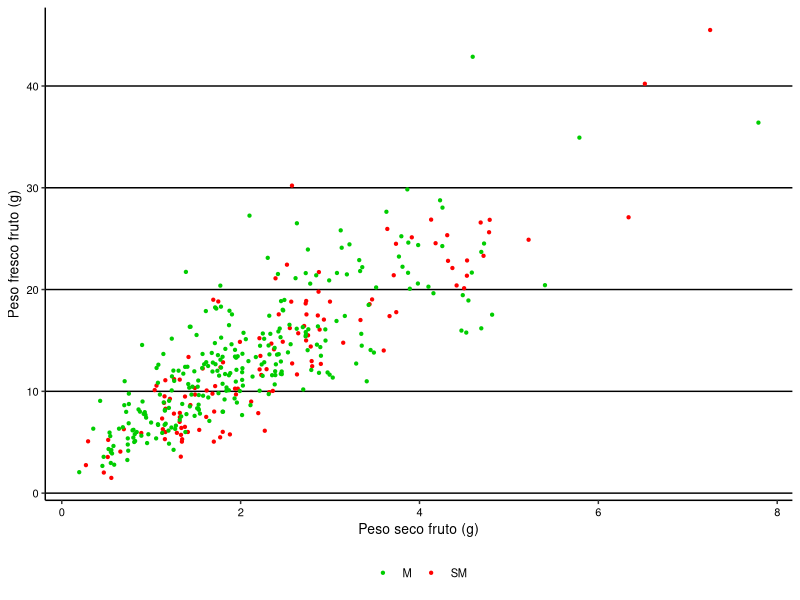

Write the R code that produced this figure.
## ---- chunk 1
knitr::opts_chunk$set(warning = FALSE, message = FALSE, echo = FALSE)

# Cargar de base de datos

library(readxl)
datospeso <- read_excel("database.xlsx", sheet="V fisico")

# Se asigna correctamente la clase de cada variable

datospeso$year<-factor(datospeso$year,levels=c("2019","2021","2022"))
datospeso$site<-factor(datospeso$site,levels=c("concordia", "palmar","gualeguaychu"))
datospeso$mad<-factor(datospeso$mad,levels=c("I", "MM","M","SM"))
datospeso$phenotype<-as.factor(datospeso$phenotype)
datospeso$id <-as.factor(datospeso$id)
datospeso$pff <- as.numeric(datospeso$pff)
datospeso$pss <- as.numeric(datospeso$pss)

## ---- chunk 2
knitr::opts_chunk$set(warning = FALSE, message = FALSE, echo = FALSE)

# Se quitan filas sin datos de peso seco (en este caso no hay)
library(dplyr)
datospeso_sna2 <- datospeso %>% filter(!is.na(psf))
datospeso_sna3 <- datospeso_sna2 %>% filter(datospeso$mad == "SM")
datospeso_sna4 <- datospeso_sna2 %>% filter(datospeso$mad == "M")
datospeso_sna <- full_join(datospeso_sna3, datospeso_sna4)


## ---- chunk 3
knitr::opts_chunk$set(warning = FALSE, message = FALSE, echo = FALSE)

library(dplyr)

tps <- datospeso_sna %>%
  dplyr::summarise(n=n(),
            mean=mean(psf),
            sd=sd(psf))

library(ggplot2)

gg_pesoseco_3a <- ggplot(data=datospeso_sna, aes(x=psf, y=pff, color=mad))+
  geom_point(size=0.8)+
  # facet_grid(.~year)+
  labs(x="Peso seco fruto (g)", y="Peso fresco fruto (g)")+
  theme_classic()+
  theme(plot.title = element_text(hjust = 0.5, size = rel(1.5))) +
  scale_color_manual(values = c("green3","red")) +
  # scale_color_manual(values = c("coral1","burlywood2","palegreen4")) +
  theme(legend.title=element_blank())+
  theme(legend.position='bottom')+
  theme(panel.grid.major.y = element_line(color='black'))+
  theme(panel.grid.major.x = element_blank())+
  theme(text = element_text(size=10, color='black'))+
  theme(axis.text = element_text(color='black'))
gg_pesoseco_3a

## ---- chunk 4
knitr::opts_chunk$set(warning = FALSE, message = FALSE, echo = FALSE)

modelo_ps <- lm(psf ~ pff, data=datospeso_sna)

## ---- chunk 5
knitr::opts_chunk$set(warning = FALSE, message = FALSE, echo = FALSE)

summary(modelo_ps)

## ---- chunk 6
knitr::opts_chunk$set(warning = FALSE, message = FALSE, echo = FALSE)

## Predicciones del modelo

# Crear un nuevo data frame con los valores para pff
nuevos_datos <- data.frame(
  pff = datospeso$pff  # Valores de pff
)

nuevos_datos<- data.frame(pff = 50)

# Hacer predicciones
predicciones1 <- predict(modelo_ps, newdata = nuevos_datos)

# Ver las predicciones
print(predicciones1)

## ---- chunk 7
knitr::opts_chunk$set(warning = FALSE, message = FALSE, echo = FALSE)

# Cargar el paquete pwr
library(pwr)

# Especificar los parámetros
alfa <- 0.05  # Nivel de significancia (alfa) Error tipo I
beta <- 0.8  # Potencia estadística deseada (beta) Error tipo II
tamaño <- 1  # Tamaño del efecto esperado (debe especificarse si ya se sabe)
# 
# # Cálculo de magnitud del efecto
media_1 <-35.1 #Estimado en fruto fresco
media_2 <-32.3  #Estimado en fruto secado
w1 <- 1 # Modifica el peso del DE al grupo 1
w2 <- 1 # Modifica el peso del DE al grupo 2
desviacion_estandar1 <- 2.5
desviacion_estandar2 <- 0.1
desviacion_estandar_ponderada = sqrt((w1^2 * desviacion_estandar1^2 + w2^2 * desviacion_estandar2^2) / (w1^2 + w2^2))

efecto <- (media_1-media_2)/desviacion_estandar_ponderada

# Calcular el número mínimo de repeticiones
resultado <- pwr.t.test(
   d=efecto,
   n=NULL,
   sig.level=0.05,
   type="one.sample",
   alternative="two.sided",
   power = beta
  )

# Imprimir el resultado o mensaje de error
print(resultado)
